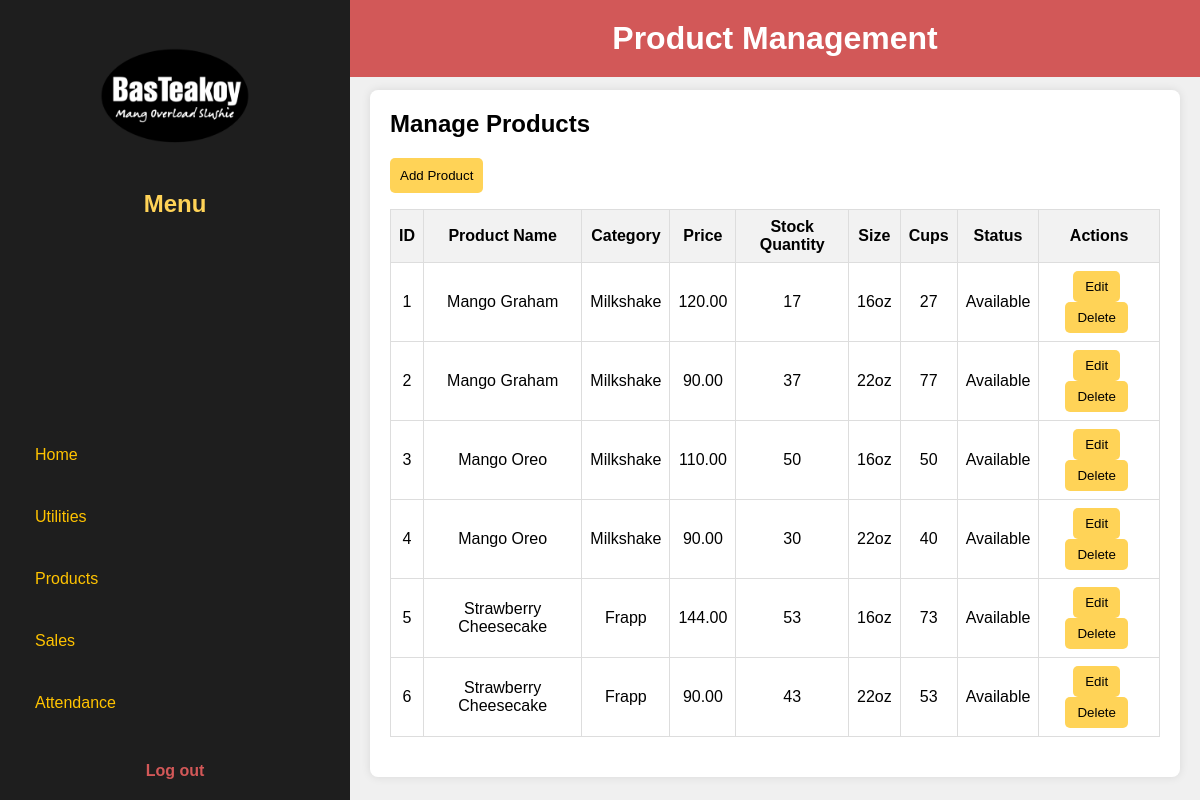
/basteakoyinventory/products.php, run on the app's committed database.
### tables this page shows
CREATE TABLE `products` (
  `id` int(11) NOT NULL,
  `name` varchar(255) NOT NULL,
  `category` varchar(255) NOT NULL,
  `size` varchar(50) DEFAULT NULL,
  `price` decimal(10,2) DEFAULT NULL,
  `stock` int(11) DEFAULT NULL,
  `status` enum('Available','Not Available') DEFAULT 'Available',
  `cups` int(11) DEFAULT 0
);

### basteakoyinventory/products.php (the view, shortened to what this page needs)
<?php
$con = connection();
$sql = "SELECT * FROM products";
$products = $con->query($sql) or die($con->error);
?>
<!DOCTYPE html>
<html lang="en">
<head>
    <link rel="stylesheet" href="css/products.css">
</head>
<body>
    <div class="dashboard-container">
        <aside class="sidebar">
            <div class="logo">
                <img src="img/logo.png" alt="BasTeakoy Logo">
                <h2>Menu</h2>
            </div>
            <nav>
                <ul>
                    <li><a href="index.php">Home</a></li>
                    <li><a href="utilities.php">Utilities</a></li>
                    <li><a href="products.php">Products</a></li>
                    <li><a href="sales.php">Sales</a></li>
                    <li><a href="attendance.html">Attendance</a></li>
                </ul>
                <div class="logout">
                    <a href="logout.php">Log out</a>
                </div>
            </nav>
        </aside>
        <main class="main-content">
            <header class="dashboard-header">
                <h1>Product Management</h1>
            </header>
            <section class="dashboard-content">
                <div class="product-management">
                    <h2>Manage Products</h2>
                    <button id="addProductBtn" class="btn-add">Add Product</button>
                    <table id="productTable">
                        <thead>
                            <tr>
                                <th>ID</th>
                                <th>Product Name</th>
                                <th>Category</th>
                                <th>Price</th>
                                <th>Stock Quantity</th>
                                <th>Size</th>
                                <th>Cups</th>
                                <th>Status</th>
                                <th>Actions</th>
                            </tr>
                        </thead>
                        <tbody>
                            <?php while ($row = $products->fetch_assoc()): ?>
                            <tr>
                                <td><?php echo htmlspecialchars($row['id']); ?></td>
                                <td><?php echo htmlspecialchars($row['name']); ?></td>
                                <td><?php echo htmlspecialchars($row['category']); ?></td>
                                <td><?php echo htmlspecialchars($row['price']); ?></td>
                                <td><?php echo htmlspecialchars($row['stock']); ?></td>
                                <td><?php echo htmlspecialchars($row['size']); ?></td>
                                <td><?php echo htmlspecialchars($row['cups']); ?></td>
                                <td><?php echo htmlspecialchars($row['status']); ?></td>
                                <td>
                                    <button class="edit-btn"
                                        data-id="<?php echo $row['id']; ?>"
                                        data-name="<?php echo htmlspecialchars($row['name']); ?>"
                                        data-category="<?php echo htmlspecialchars($row['category']); ?>"
                                        data-price="<?php echo htmlspecialchars($row['price']); ?>"
                                        data-stock="<?php echo htmlspecialchars($row['stock']); ?>"
                                        data-status="<?php echo htmlspecialchars($row['status']); ?>"
                                        data-size="<?php echo htmlspecialchars($row['size']); ?>"
                                        data-cups="<?php echo htmlspecialchars($row['cups']); ?>">Edit</button>
                                    <button class="delete-btn" data-id="<?php echo $row['id']; ?>">Delete</button>
                                </td>
                            </tr>
                            <?php endwhile; ?>
                        </tbody>
                    </table>
                </div>
            </section>
        </main>
    </div>
</body>
</html>

### basteakoyinventory/css/products.css (style rules this page uses)
* { margin: 0; padding: 0; box-sizing: border-box; }
body { font-family: 'General Sans', sans-serif; background-color: #F0F0F0; overflow: hidden; }
body { margin: 0; font-family: 'General Sans', sans-serif; }
.dashboard-container { display: flex; height: 100vh; overflow: hidden; }
.sidebar { background-color: #1E1E1E; color: #FFD357; width: 350px; height: 100%; padding: 20px; position: fixed; top: 0; left: 0; display: flex; flex-direction: column; justify-content: space-between; }
.sidebar .logo { text-align: center; }
.sidebar .logo img { width: 150px; }
.sidebar h2, .sidebar p { margin: 16px 8px; font-weight: bold; }
.sidebar nav ul { list-style: none; padding-bottom: 16px; }
.sidebar nav ul li { margin: 24px 0; transition: background-color 0.3s ease, color 0.3s ease; }
.sidebar nav ul li a { text-decoration: none; color: #FFC300; font-weight: 500; display: block; padding: 10px 15px; border-radius: 5px; transition: background-color 0.3s ease, color 0.3s ease; }
.sidebar .logout { text-align: center; }
.sidebar .logout a { color: #D25858; text-decoration: none; font-weight: bold; }
.dashboard-header { background-color: #D25858; color: white; padding: 20px; text-align: center; position: fixed; width: calc(100% - 350px); top: 0; left: 350px; z-index: 2; }
.main-content { margin-left: 350px; padding-top: 70px; flex-grow: 1; overflow-y: auto; position: relative; z-index: 1; }
.dashboard-content { height: calc(100vh - 70px); position: relative; background-size: cover; background-position: center; background-repeat: no-repeat; z-index: 1; padding: 20px; }
.edit-btn, .delete-btn { background-color: #FFD357; border: none; padding: 8px 12px; cursor: pointer; margin-right: 5px; border-radius: 5px; }
.product-management { background-color: white; padding: 20px; border-radius: 8px; box-shadow: 0 0 10px rgba(0, 0, 0, 0.1); }
.product-management h2 { margin-bottom: 20px; }
#productTable { width: 100%; border-collapse: collapse; margin-bottom: 20px; }
#productTable th, #productTable td { border: 1px solid #ddd; padding: 8px; text-align: center; }
#productTable th { background-color: #f2f2f2; }
.btn-add { background-color: #FFD357; color: #000; padding: 10px; border: none; border-radius: 5px; cursor: pointer; margin-bottom: 16px; font: weight 500px; }

### data on the page
products: id "1", name "Mango Graham", category "Milkshake", price "120.00", stock "17", size "16oz", cups "27", status "Available"
products: id "2", name "Mango Graham", category "Milkshake", price "90.00", stock "37", size "22oz", cups "77", status "Available"
products: id "3", name "Mango Oreo", category "Milkshake", price "110.00", stock "50", size "16oz", cups "50", status "Available"
products: id "4", name "Mango Oreo", category "Milkshake", price "90.00", stock "30", size "22oz", cups "40", status "Available"
products: id "5", name "Strawberry Cheesecake", category "Frapp", price "144.00", stock "53", size "16oz", cups "73", status "Available"
products: id "6", name "Strawberry Cheesecake", category "Frapp", price "90.00", stock "43", size "22oz", cups "53", status "Available"
